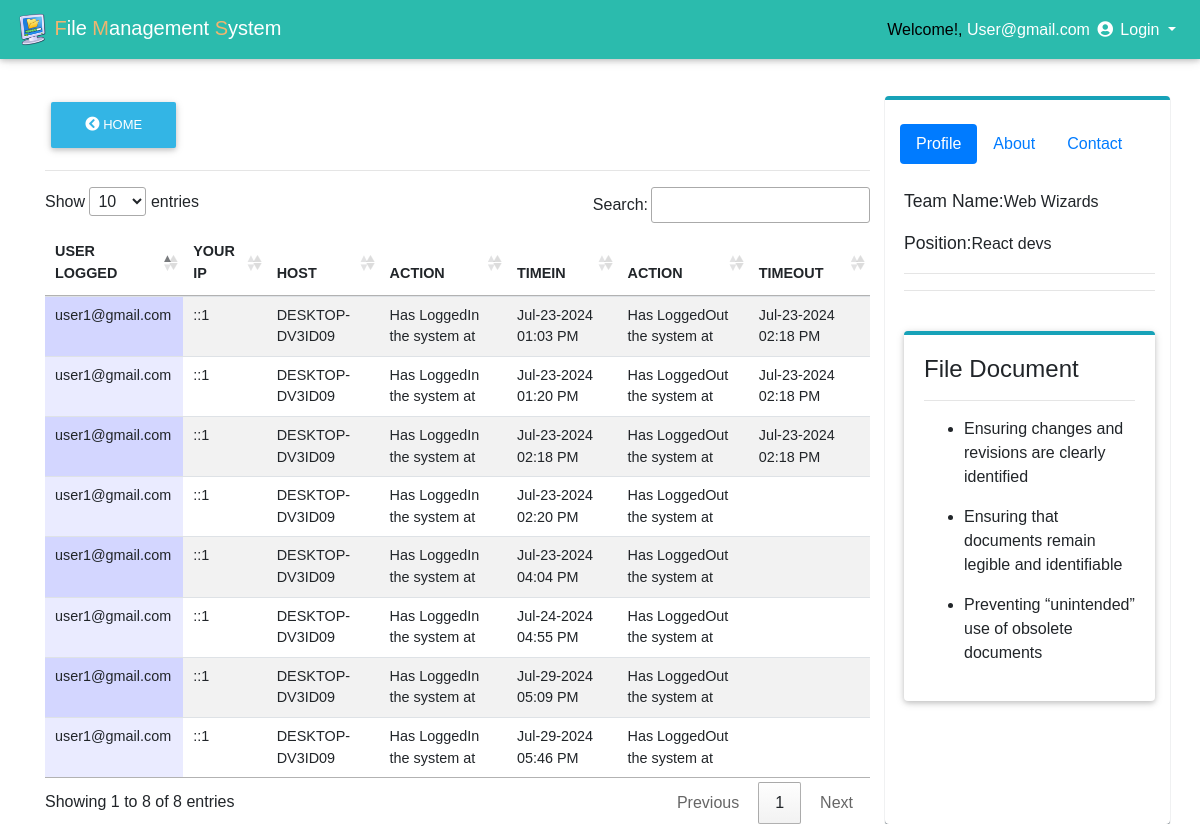
Screenshot of /private_user/history_log.php (signed in) with the database file from the repository.
### tables this page shows
CREATE TABLE `history_log` (
  `log_id` int(11) NOT NULL,
  `id` int(11) NOT NULL,
  `email_address` text NOT NULL,
  `action` varchar(100) NOT NULL,
  `actions` varchar(200) NOT NULL DEFAULT 'Has LoggedOut the system at',
  `ip` text NOT NULL,
  `host` text NOT NULL,
  `login_time` varchar(200) NOT NULL,
  `logout_time` varchar(200) NOT NULL
);

### private_user/history_log.php (the view, shortened to what this page needs)
<!DOCTYPE html>
<html lang="en">
<head>
  <link rel="stylesheet" href="https://use.fontawesome.com/releases/v5.8.1/css/all.css">
  <link href="css/bootstrap.min.css" rel="stylesheet">
  <link href="css/mdb.min.css" rel="stylesheet">
  <link href="css/style.css" rel="stylesheet">
    <link rel="stylesheet" type="text/css" href="media/css/dataTable.css" />
</head>
<body style="padding:0px; margin:0px; background-color:#fff;font-family:arial,helvetica,sans-serif,verdana,'Open Sans'">
  <?php
     require_once("include/connection.php");
   $id = mysqli_real_escape_string($conn,$_SESSION['email_address']);
  $r = mysqli_query($conn,"SELECT * FROM login_user where id = '$id'") or die (mysqli_error($con));
  $row = mysqli_fetch_array($r);
   $id=$row['email_address'];
?>
<nav class="mb-1 navbar navbar-expand-lg navbar-dark default-color fixed-top">
    <a class="navbar-brand" href="#"><img src="js/img/Files_Download.png" width="33px" height="33px"> <font color="#F0B56F">F</font>ile <font color="#F0B56F">M</font>anagement <font color="#F0B56F">S</font>ystem</a>
  <div class="collapse navbar-collapse" id="navbarSupportedContent-4">
    <ul class="navbar-nav ml-auto">
      <li class="nav-item dropdown">
        <a class="nav-link dropdown-toggle" id="navbarDropdownMenuLink-4" data-toggle="dropdown"
          aria-haspopup="true" aria-expanded="false">
           <font color="black">Welcome!,</font> <?php echo ucwords(htmlentities($id)); ?> <i class="fas fa-user-circle"></i> Login </a>
      </li>
    </ul>
  </div>
</nav>
<br>
<br><Br><br>
<div class="container">
  <div class="row">
     <div class="col-md-9">
    <div class="">
    <a href="home.php"><button type="button" class="btn btn-info"><i class="fas fa-chevron-circle-left"></i>  Home</button></a>
    </div>
<hr>
  <table id="dtable" class = "table table-striped" style="">
     <thead>
    <th>USER LOGGED</th>
     <th>YOUR IP</th>
     <th>HOST</th>
     <th>ACTION</th>
     <th>TIMEIN</th>
     <th>ACTION</th>
     <th>TIMEOUT</th>
</thead>
<tbody>
    <tr>
        <?php
        require_once("include/connection.php");
      $query = mysqli_query($conn,"SELECT * from history_log") or die (mysqli_error($conn));
      while($file=mysqli_fetch_array($query)){
         $name =  $file['email_address'];
         $ip =  $file['ip'];
         $host =  $file['host'];
         $action =  $file['action'];
         $logintime =  $file['login_time'];
         $actions =  $file['actions'];
         $logouttime =  $file['logout_time'];
      ?>
      <td><?php echo $name; ?></td>
       <td><?php echo $ip; ?></td>
      <td><?php echo $host; ?></td>
      <td><?php echo $action; ?></td>
      <td><?php echo $logintime; ?></td>
      <td><?php echo $actions; ?></td>
      <td><?php echo $logouttime; ?></td>
    </tr>
<?php } ?>
</tbody>
   </table>
    </div>
 <div class="col-md-3" style="border-top: 4px solid #17a2b8;border-radius: 4px;  box-shadow: 0px 1px 1px 0px  #6c757d;"><br>
  <ul class="nav nav-pills mb-3" id="pills-tab" role="tablist">
  <li class="nav-item">
    <a class="nav-link active" id="pills-home-tab" data-toggle="pill" href="#pills-home" role="tab"
      aria-controls="pills-home" aria-selected="true">Profile</a>
  </li>
  <li class="nav-item">
    <a class="nav-link" id="pills-profile-tab" data-toggle="pill" href="#pills-profile" role="tab"
      aria-controls="pills-profile" aria-selected="false">About</a>
  </li>
  <li class="nav-item">
    <a class="nav-link" id="pills-contact-tab" data-toggle="pill" href="#pills-contact" role="tab"
      aria-controls="pills-contact" aria-selected="false">Contact</a>
  </li>
</ul>
<div class="tab-content pt-2 pl-1" id="pills-tabContent">
  <div class="tab-pane fade show active" id="pills-home" role="tabpanel" aria-labelledby="pills-home-tab">
    <div class="">
     <div class=""><p><b style="font-size: 1.1em">Team Name:</b>Web Wizards</p></div>
     <div class=""><p><b style="font-size: 1.1em">Position:</b>React devs</p></div>
  </div>
  <hr>
  </div>
<hr><br>
<div class="card" style="border-top: 4px solid #17a2b8;border-radius: 4px;">
  <div class="card-body">
    <h4 class="card-title">File Document</h4><hr>
    <ul>
      <li> <p>Ensuring changes and revisions are clearly identified</p></li>
      <li> <p>Ensuring that documents remain legible and identifiable</p></li>
      <li> <p>Preventing “unintended” use of obsolete documents</p></li>
    </ul>
  </div>
</div>
 </div>
</div>
</div>
<link rel="stylesheet" type="text/css" href="https://cdn.datatables.net/1.10.9/css/jquery.dataTables.min.css"/>
<link rel="stylesheet" type="text/css" href="https://cdn.datatables.net/responsive/1.0.3/css/dataTables.responsive.css">
</body>
</html>

### private_user/media/css/dataTable.css (style rules this page uses)
.sorting_asc { background: url('../images/sort_asc.png') no-repeat center right; }
.sorting { background: url('../images/sort_both.png') no-repeat center right; }
tr.odd { background-color: #E2E4FF; }
tr.odd td.sorting_1 { background-color: #D3D6FF; }
tr.even td.sorting_1 { background-color: #EAEBFF; }

### rows the page displays
history_log: email_address "user1@gmail.com", ip "::1", host "DESKTOP-DV3ID09", action "Has LoggedIn the system at", login_time "Jul-23-2024 01:03 PM", actions "Has LoggedOut the system at", logout_time "Jul-23-2024 02:18 PM"
history_log: email_address "user1@gmail.com", ip "::1", host "DESKTOP-DV3ID09", action "Has LoggedIn the system at", login_time "Jul-23-2024 01:20 PM", actions "Has LoggedOut the system at", logout_time "Jul-23-2024 02:18 PM"
history_log: email_address "user1@gmail.com", ip "::1", host "DESKTOP-DV3ID09", action "Has LoggedIn the system at", login_time "Jul-23-2024 02:18 PM", actions "Has LoggedOut the system at", logout_time "Jul-23-2024 02:18 PM"
history_log: email_address "user1@gmail.com", ip "::1", host "DESKTOP-DV3ID09", action "Has LoggedIn the system at", login_time "Jul-23-2024 02:20 PM", actions "Has LoggedOut the system at"
history_log: email_address "user1@gmail.com", ip "::1", host "DESKTOP-DV3ID09", action "Has LoggedIn the system at", login_time "Jul-23-2024 04:04 PM", actions "Has LoggedOut the system at"
history_log: email_address "user1@gmail.com", ip "::1", host "DESKTOP-DV3ID09", action "Has LoggedIn the system at", login_time "Jul-24-2024 04:55 PM", actions "Has LoggedOut the system at"
history_log: email_address "user1@gmail.com", ip "::1", host "DESKTOP-DV3ID09", action "Has LoggedIn the system at", login_time "Jul-29-2024 05:09 PM", actions "Has LoggedOut the system at"
history_log: email_address "user1@gmail.com", ip "::1", host "DESKTOP-DV3ID09", action "Has LoggedIn the system at", login_time "Jul-29-2024 05:46 PM", actions "Has LoggedOut the system at"

### other values shown
$id "User@gmail.com"
